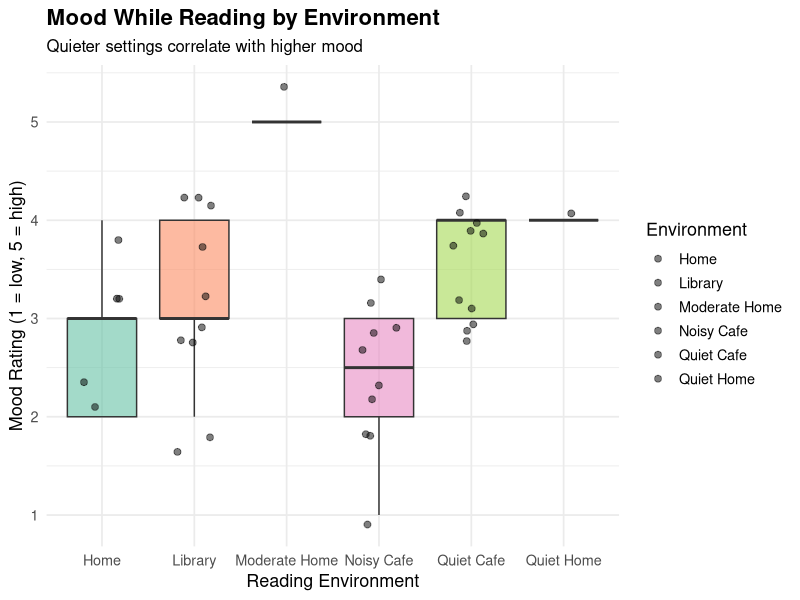
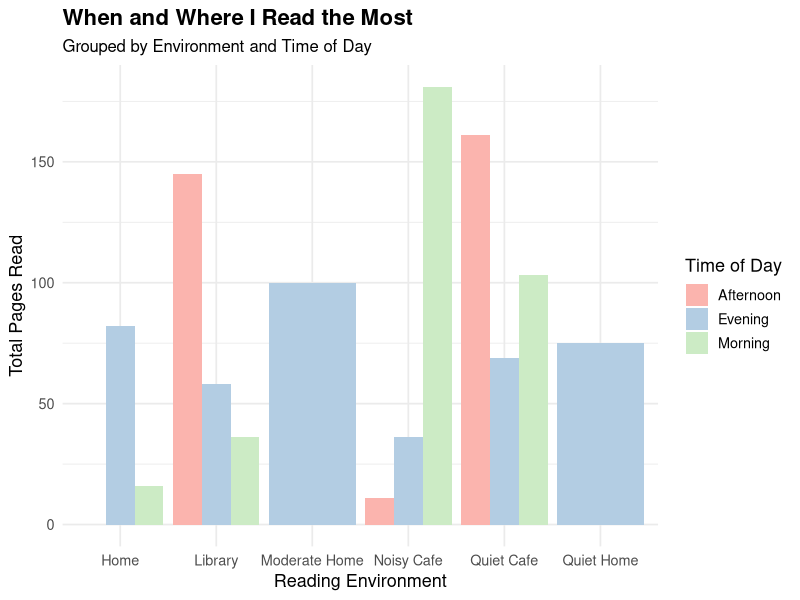
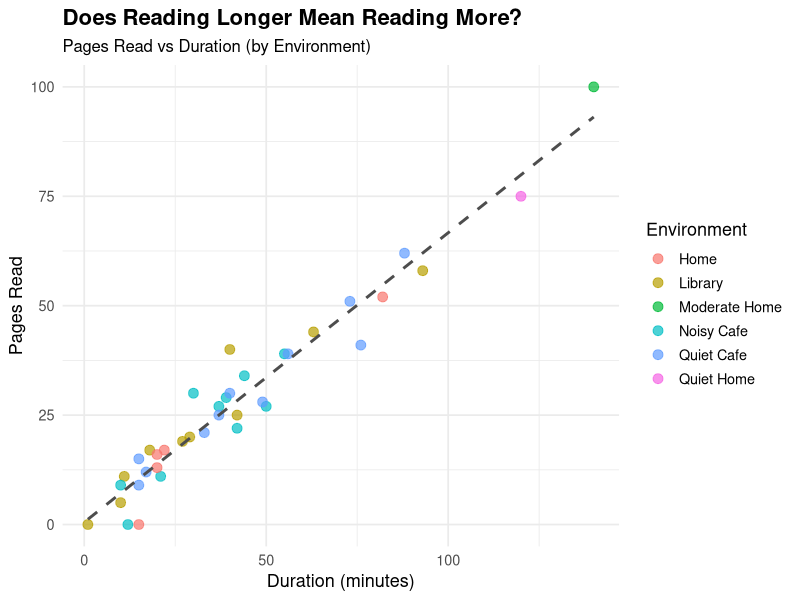
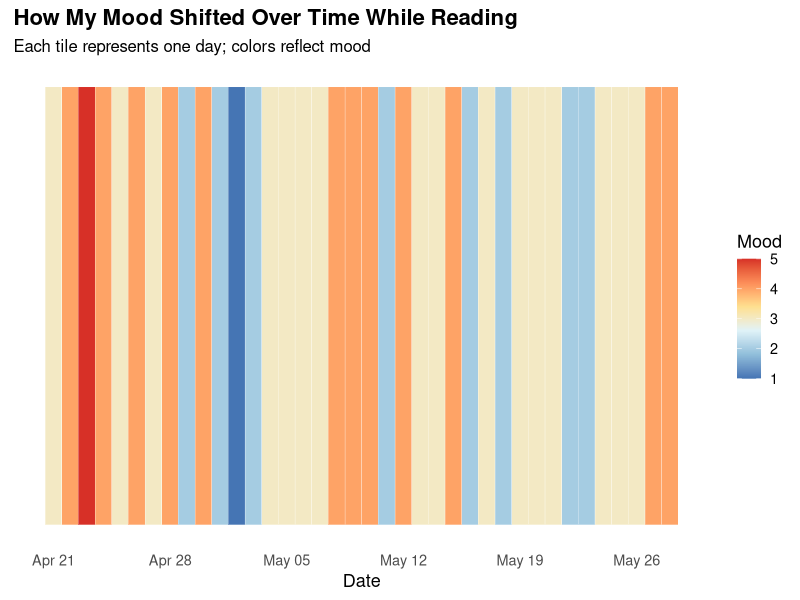

These charts were generated, in order, by the following R code:
## ---- chunk 1
# Load required libraries
library(tidyverse)
library(here)
library(ggplot2)

# Read in dataset
reading_data <- read_csv(here("data", "updated_reading_dataset.csv"))
## ---- chunk 2
## Plot 1: Mood by Reading Environment
ggplot(reading_data, aes(x = Environment, y = Mood, fill = Environment)) +
  geom_boxplot(show.legend = FALSE, alpha = 0.6, outlier.shape = NA) +
  geom_jitter(width = 0.2, color = "black", alpha = 0.5, size = 2) +
  scale_fill_brewer(palette = "Set2") +
  labs(
    title = "Mood While Reading by Environment",
    subtitle = "Quieter settings correlate with higher mood",
    x = "Reading Environment",
    y = "Mood Rating (1 = low, 5 = high)"
  ) +
  theme_minimal(base_size = 13) +
  theme(
    plot.title = element_text(face = "bold", size = 16),
    plot.subtitle = element_text(size = 12)
  )
## ---- chunk 3
## Plot 2: Pages Read by Environment and Time of Day

# Summarize total pages read by environment and time of day
pages_by_env_time <- reading_data %>%
  group_by(Environment, `Time of Day`) %>%
  summarize(Total_Pages = sum(`Pages Read`, na.rm = TRUE), .groups = "drop")

# Create grouped bar plot
ggplot(pages_by_env_time, aes(x = Environment, y = Total_Pages, fill = `Time of Day`)) +
  geom_bar(stat = "identity", position = "dodge") +
  scale_fill_brewer(palette = "Pastel1") +
  labs(
    title = "When and Where I Read the Most",
    subtitle = "Grouped by Environment and Time of Day",
    x = "Reading Environment",
    y = "Total Pages Read",
    fill = "Time of Day"
  ) +
  theme_minimal(base_size = 13) +
  theme(
    plot.title = element_text(face = "bold", size = 16),
    plot.subtitle = element_text(size = 12)
  )
## ---- chunk 4
## Plot 3: Reading Efficiency – Pages Read vs Duration

# Color points by reading environment to show differences in efficiency across settings
ggplot(reading_data, aes(x = `Duration (min)`, y = `Pages Read`, color = Environment)) +
  
  # Plot individual reading sessions as points
  geom_point(size = 3, alpha = 0.7) +
  
  # Add a dashed trend line to show general correlation (linear model)
  geom_smooth(method = "lm", se = FALSE, linetype = "dashed", color = "gray30") +
  
  # Add titles and axis labels
  labs(
    title = "Does Reading Longer Mean Reading More?",
    subtitle = "Pages Read vs Duration (by Environment)",
    x = "Duration (minutes)",           # X-axis = session length
    y = "Pages Read",                   # Y-axis = pages read in that session
    color = "Environment"              # Legend label
  ) +
  
  # Use a clean, minimal theme
  theme_minimal(base_size = 13) +
  
  # Customize font sizes for readability
  theme(
    plot.title = element_text(face = "bold", size = 16),
    plot.subtitle = element_text(size = 12)
  )
## ---- chunk 5
library(dplyr)   # For data wrangling
## ---- chunk 6
## Plot 4: Tile Plot – Mood Over Time

# Ensure Date column is in Date format
reading_data <- reading_data %>%
  mutate(Date = as.Date(Date)) %>%
  arrange(Date)

# Create a tile-style mood strip plot
ggplot(reading_data, aes(x = Date, y = 1, fill = Mood)) +
  geom_tile(color = "white", height = 1) +
  scale_fill_gradientn(
    colors = c("#4575b4", "#91bfdb", "#e0f3f8", "#fee090", "#fc8d59", "#d73027"),
    limits = c(1, 5),
    name = "Mood"
  ) +
  labs(
    title = "How My Mood Shifted Over Time While Reading",
    subtitle = "Each tile represents one day; colors reflect mood",
    x = "Date",
    y = NULL
  ) +
  theme_minimal(base_size = 13) +
  theme(
    axis.text.y = element_blank(),
    axis.ticks.y = element_blank(),
    panel.grid = element_blank(),
    plot.title = element_text(face = "bold", size = 16),
    plot.subtitle = element_text(size = 12)
  )
